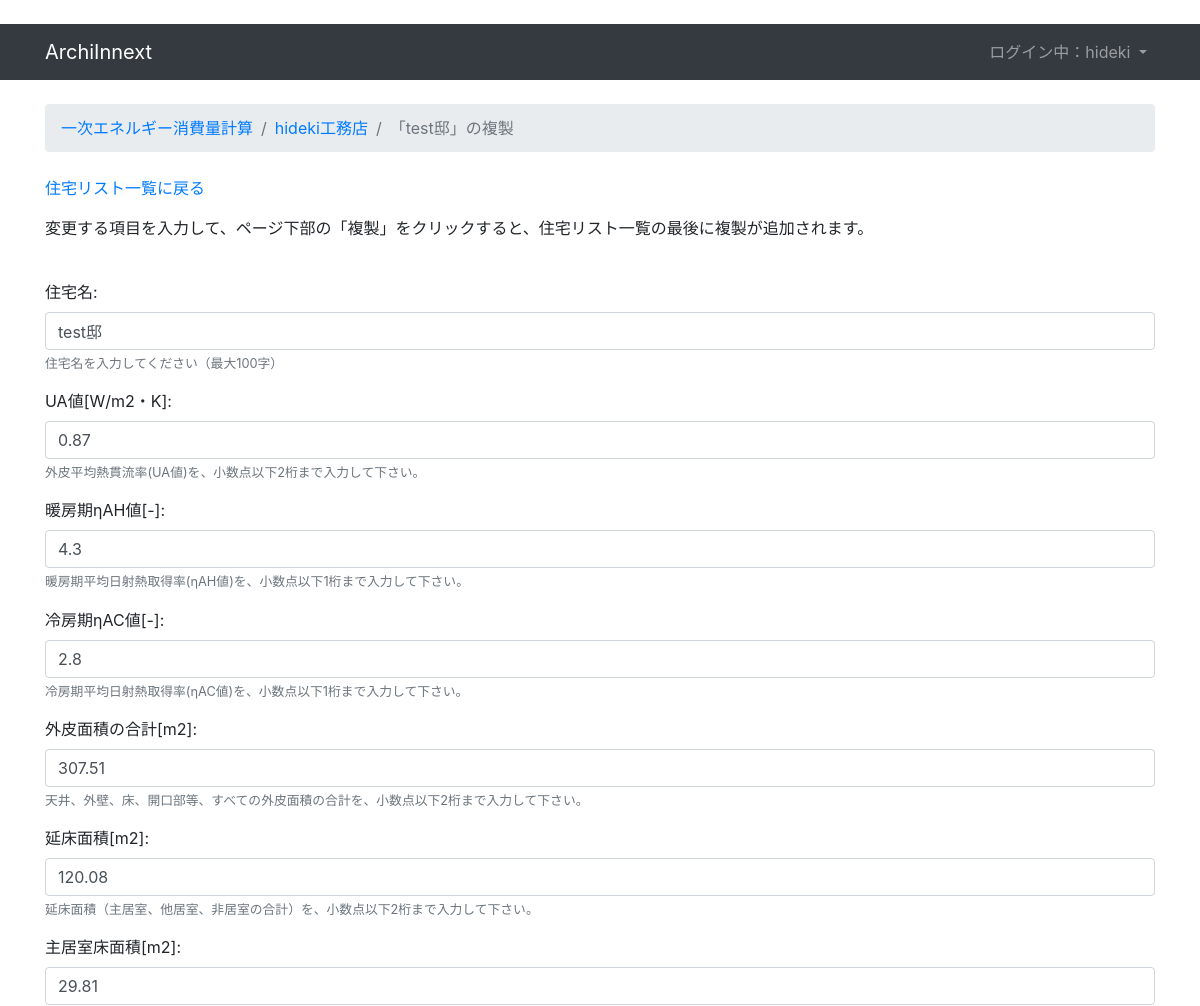
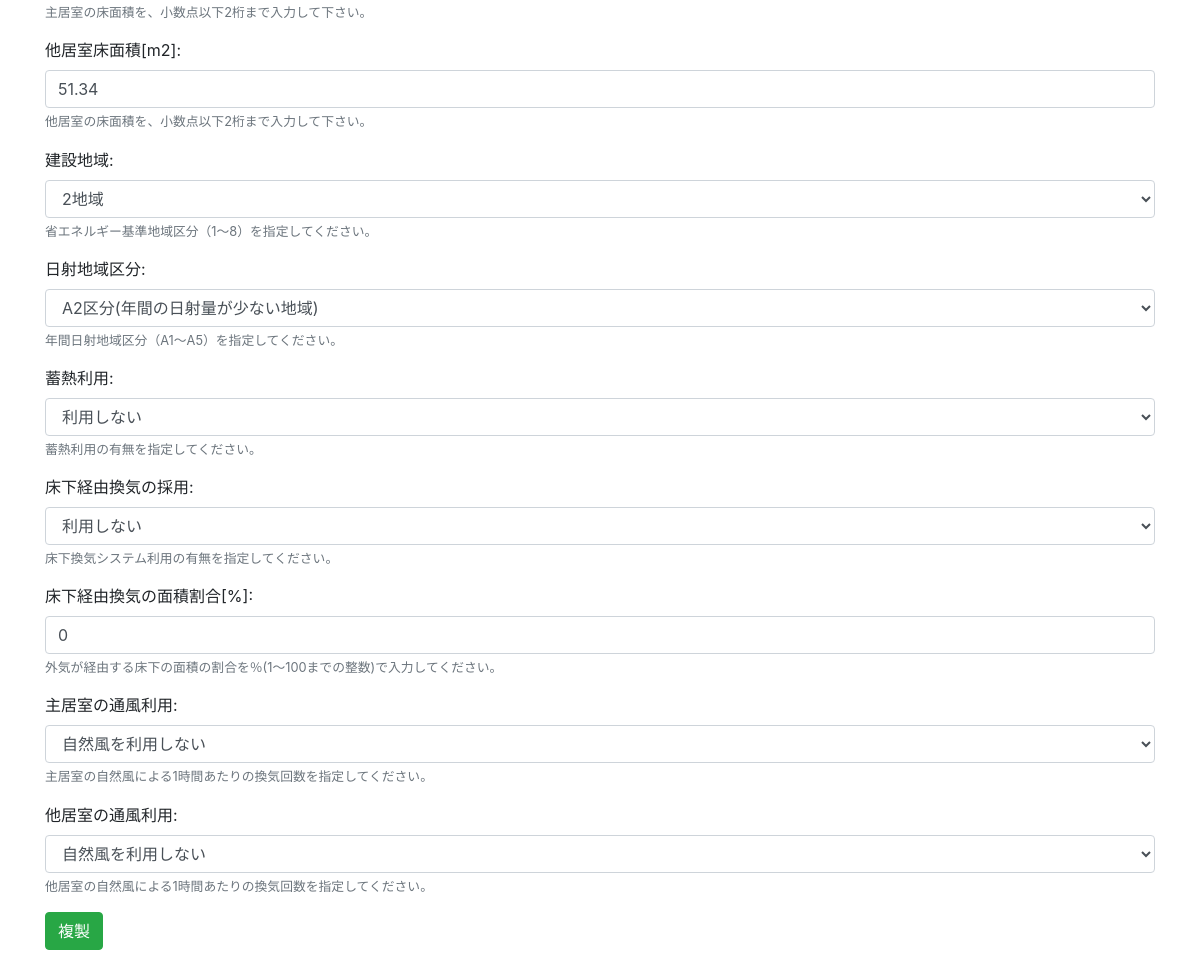
Page /builder/1/house/1/copy/ (signed in) on the committed database (2 pictures, top to bottom).
### pecbyapi/models.py (models this page shows, shortened)
class HouseBasic(models.Model):
    builder = models.ForeignKey(HouseBuilder, on_delete=models.CASCADE, related_name='houses')
    name = models.CharField('住宅名', max_length=200, default="○○○○邸", help_text="住宅名を入力してください（最大100字）")
    create_date = models.DateTimeField('住宅登録日時', auto_now_add=True)
    update_date = models.DateTimeField('住宅更新日時', auto_now=True)
    REGION_LIST = (
        ('1', '1地域'),
        ('2', '2地域'),
        ('3', '3地域'),
        ('4', '4地域'),
        ('5', '5地域'),
        ('6', '6地域'),
        ('7', '7地域'),
        ('8', '8地域'),
    )
    region = models.CharField(
        '建設地域', max_length=1, choices=REGION_LIST, blank=False, default="2",
        help_text="省エネルギー基準地域区分（1～8）を指定してください。")
    ANNUALSOLARLEVEL_LIST = (
        ('A1', 'A1区分(年間の日射量が特に少ない地域)'),
        ('A2', 'A2区分(年間の日射量が少ない地域)'),
        ('A3', 'A3区分(年間の日射量が中程度の地域)'),
        ('A4', 'A4区分(年間の日射量が多い地域)'),
        ('A5', 'A5区分(年間の日射量が特に多い地域)'),
    )
    annual_solar_level = models.CharField(
        '日射地域区分', max_length=2, choices=ANNUALSOLARLEVEL_LIST, blank=False, default="A2",
        help_text="年間日射地域区分（A1～A5）を指定してください。")
    HEATSTORAGE_LIST = (
        ('HeatStorage', '利用する'),
        ('None', '利用しない'),
    )
    heat_storage = models.CharField(
        '蓄熱利用', max_length=11, choices=HEATSTORAGE_LIST, blank=False, default="None",
        help_text="蓄熱利用の有無を指定してください。")
    UNDERFLOORVENTILATION_LIST = (
        ('AlwaysOn', '通年利用する'),
        ('None', '利用しない'),
    )
    under_floor_ventilation = models.CharField(
        '床下経由換気の採用', max_length=8, choices=UNDERFLOORVENTILATION_LIST, blank=False, default="None",
        help_text="床下換気システム利用の有無を指定してください。")
    under_floor_ventilation_area_rate = models.IntegerField(
        '床下経由換気の面積割合[%]', default=0, blank=False,
        help_text="外気が経由する床下の面積の割合を％(1～100までの整数)で入力してください。")
    NATURALWIND_LIST = (
        ('0', '自然風を利用しない'),
        ('5', '自然風を利用する（換気回数5回/h相当以上）'),
        ('20', '自然風を利用する（換気回数20回/h相当以上）'),
    )
    ldk_natural_wind = models.CharField(
        '主居室の通風利用', max_length=2, choices=NATURALWIND_LIST, blank=False, default="0",
        help_text="主居室の自然風による1時間あたりの換気回数を指定してください。")
    oth_natural_wind = models.CharField(
        '他居室の通風利用', max_length=2, choices=NATURALWIND_LIST, blank=False, default="0",
        help_text="他居室の自然風による1時間あたりの換気回数を指定してください。")
    total_area = models.DecimalField(
        '延床面積[m2]', max_digits=5, decimal_places=2, default=120.08,
        help_text="延床面積（主居室、他居室、非居室の合計）を、小数点以下2桁まで入力して下さい。")
    ldk_area = models.DecimalField(
        '主居室床面積[m2]', max_digits=5, decimal_places=2, default=29.81,
        help_text="主居室の床面積を、小数点以下2桁まで入力して下さい。")
    oth_area = models.DecimalField(
        '他居室床面積[m2]', max_digits=5, decimal_places=2, default=51.34,
        help_text="他居室の床面積を、小数点以下2桁まで入力して下さい。")
    total_envelope_area = models.DecimalField(
        '外皮面積の合計[m2]', max_digits=5, decimal_places=2, default=307.51,
        help_text="天井、外壁、床、開口部等、すべての外皮面積の合計を、小数点以下2桁まで入力して下さい。")
    ua_value = models.DecimalField(
        'UA値[W/m2・K]', max_digits=3, decimal_places=2, default=0.87,
        help_text="外皮平均熱貫流率(UA値)を、小数点以下2桁まで入力して下さい。")
    winter_ha_value = models.DecimalField(
        '暖房期ηAH値[-]', max_digits=2, decimal_places=1, default=4.3,
        help_text="暖房期平均日射熱取得率(ηAH値)を、小数点以下1桁まで入力して下さい。")
    summer_ha_value = models.DecimalField(
        '冷房期ηAC値[-]', max_digits=2, decimal_places=1, default=2.8,
        help_text="冷房期平均日射熱取得率(ηAC値)を、小数点以下1桁まで入力して下さい。")

class HouseBuilder(models.Model):
    user = models.OneToOneField(User, on_delete=models.CASCADE)
    name = models.CharField('会社名', max_length=200, default='○○工務店', help_text='会社名を入力してください（最大100字）')

### pecbyapi/views.py (the view)
# urls.py: url(r'^builder/(?P<pk>\d+)/house/(?P<house_pk>\d+)/copy/$', views.house_copy, name='house_copy')
@login_required
def house_copy(request, pk, house_pk):
    builder = get_object_or_404(HouseBuilder, pk=pk)
    house = get_object_or_404(HouseBasic, builder__pk=pk, pk=house_pk)
    if request.method == 'POST':
        form = CopyHouseDetailForm(request.POST)
        if form.is_valid():
            house = form.save(commit=False)
            if house.nonldk_area_check():
                house.builder = builder
                house.save()
                return redirect('house_list', pk=builder.pk)
            else:
                messages.warning(request, "主居室と他居室の床面積の合計が、延床面積（主居室、他居室、非居室の合計）よりも大きく設定されています。※「非居室床面積＝延床面積－主居室面積－他居室面積」により計算されます。")
    else:
        form = CopyHouseDetailForm(instance=house)
    return render(request, 'house_copy.html', {'form':form, 'builder':builder, 'house':house})

### pecbyapi/forms.py
class CopyHouseDetailForm(forms.ModelForm):
    class Meta:
        model = HouseBasic
        fields = [
            'name',
            "ua_value", "winter_ha_value", "summer_ha_value", "total_envelope_area",
            "total_area", "ldk_area", "oth_area",
            'region', 'annual_solar_level',
            'heat_storage', 'under_floor_ventilation', 'under_floor_ventilation_area_rate', 'ldk_natural_wind', 'oth_natural_wind',
            ]

### pecbyapi/templatetags/form_tags.py (called while the page is built)
@register.filter
def input_class(bound_field):
    css_class = ''
    if bound_field.form.is_bound:
        if bound_field.errors:
            css_class = 'is-invalid'
        elif field_type(bound_field) != 'PasswordInput':
            css_class = 'is-valid'
    return 'form-control {}'.format(css_class)

### templates/house_copy.html (shortened to what this page needs)
﻿{% extends 'base.html' %}
{% block breadcrumb %}
  <li class="breadcrumb-item"><a href="{% url 'home' %}">一次エネルギー消費量計算</a></li>
  <li class="breadcrumb-item"><a href="{% url 'house_list' house.builder.pk %}">{{ house.builder.name }}</a></li>
  <li class="breadcrumb-item active">「{{ house.name }}」の複製</li>
{% endblock %}
{% block content %}
<p>
    <a href="{% url 'house_list' house.builder.pk %}">住宅リスト一覧に戻る</a>
</p>
{% if messages %}
<p>入力値に以下の不具合があります。修正して、ページ下部の「複製」をクリックしてください。</p>
  <ul class="messages">
    {% for message in messages %}
      <li class="{{ message.tags }}">{{ message }}</li>
    {% endfor %}
  </ul>
{% else %}
<p>変更する項目を入力して、ページ下部の「複製」をクリックすると、住宅リスト一覧の最後に複製が追加されます。</p>
{% endif %}
  <form method="post">
      {% include 'includes/form.html' %}
    <button type="submit" class="btn btn-success">複製</button>
  </form>
{% endblock %}

### templates/base.html (shortened to what this page needs)
﻿{% load static %}<!DOCTYPE html>
<html lang="ja" xmlns="http://www.w3.org/1999/xhtml">
<head>
    <link rel="stylesheet" href="https://stackpath.bootstrapcdn.com/bootstrap/4.1.3/css/bootstrap.min.css">
</head>
<body>
    {% block body %}
        <nav class="navbar navbar-expand-sm navbar-dark bg-dark">
          <div class="container">
            <a class="navbar-brand" href="{% url 'home' %}" data-toggle="tooltip" data-placement="bottom" title="トップ画面に戻る">
              ArchiInnext
            </a>
            <div class="collapse navbar-collapse" id="mainMenu">
              {% if user.is_authenticated %}
                <ul class="navbar-nav ml-auto">
                  <li class="nav-item dropdown">
                    <a class="nav-link dropdown-toggle" href="#" id="userMenu" data-toggle="dropdown" aria-haspopup="true" aria-expanded="false">
                      ログイン中：{{ user.username }}
                    </a>
                  </li>
                </ul>
              {% else %}
                <form class="form-inline ml-auto">
                  <a href="{% url 'login' %}" class="btn btn-outline-secondary">ログインして下さい</a>
                  <a href="{% url 'signup' %}" class="btn btn-primary ml-2">ユーザー登録</a>
                </form>
              {% endif %}
            </div>
          </div>
        </nav>
    <div class="container">
        <ol class="breadcrumb my-4">
          {% block breadcrumb %}
          {% endblock %}
        </ol>
        {% block content %}
        {% endblock %}
      </div>
    {% endblock body %}
</body>
</html>

### templates/includes/form.html (shortened to what this page needs)
﻿{% load form_tags widget_tweaks %}
{% for field in form %}
  <div class="form-group">
    {{ field.label_tag }}
    {% render_field field class=field|input_class %}
    {% if field.help_text %}
      <small class="form-text text-muted">
        {{ field.help_text|safe }}
      </small>
    {% endif %}
  </div>
{% endfor %}

### rows in the picture
HouseBasic: builder.name "hideki工務店", name "test邸", name "test邸" "0.87" "4.3" "2.8" "307.51" "120.08" "29.81" "51.34" "2地域" "A2区分(年間の日射量が少ない地域)" "利用しない" "利用しない" "0" "自然風を利用しない" "自然風を利用しない"

### other values in the picture
{{ user.username }} "hideki"
{{ field.label_tag }} "住宅名:" "UA値[W/m2・K]:" "暖房期ηAH値[-]:" "冷房期ηAC値[-]:" "外皮面積の合計[m2]:" "延床面積[m2]:" "主居室床面積[m2]:" "他居室床面積[m2]:" "建設地域:" "日射地域区分:" "蓄熱利用:" "床下経由換気の採用:" "床下経由換気の面積割合[%]:" "主居室の通風利用:" "他居室の通風利用:"
{{ field.help_text|safe }} "住宅名を入力してください（最大100字）" "外皮平均熱貫流率(UA値)を、小数点以下2桁まで入力して下さい。" "暖房期平均日射熱取得率(ηAH値)を、小数点以下1桁まで入力して下さい。" "冷房期平均日射熱取得率(ηAC値)を、小数点以下1桁まで入力して下さい。" "天井、外壁、床、開口部等、すべての外皮面積の合計を、小数点以下2桁まで入力して下さい。" "延床面積（主居室、他居室、非居室の合計）を、小数点以下2桁まで入力して下さい。" "主居室の床面積を、小数点以下2桁まで入力して下さい。" "他居室の床面積を、小数点以下2桁まで入力して下さい。" "省エネルギー基準地域区分（1～8）を指定してください。" "年間日射地域区分（A1～A5）を指定してください。" "蓄熱利用の有無を指定してください。" "床下換気システム利用の有無を指定してください。" "外気が経由する床下の面積の割合を％(1～100までの整数)で入力してください。" "主居室の自然風による1時間あたりの換気回数を指定してください。" "他居室の自然風による1時間あたりの換気回数を指定してください。"
